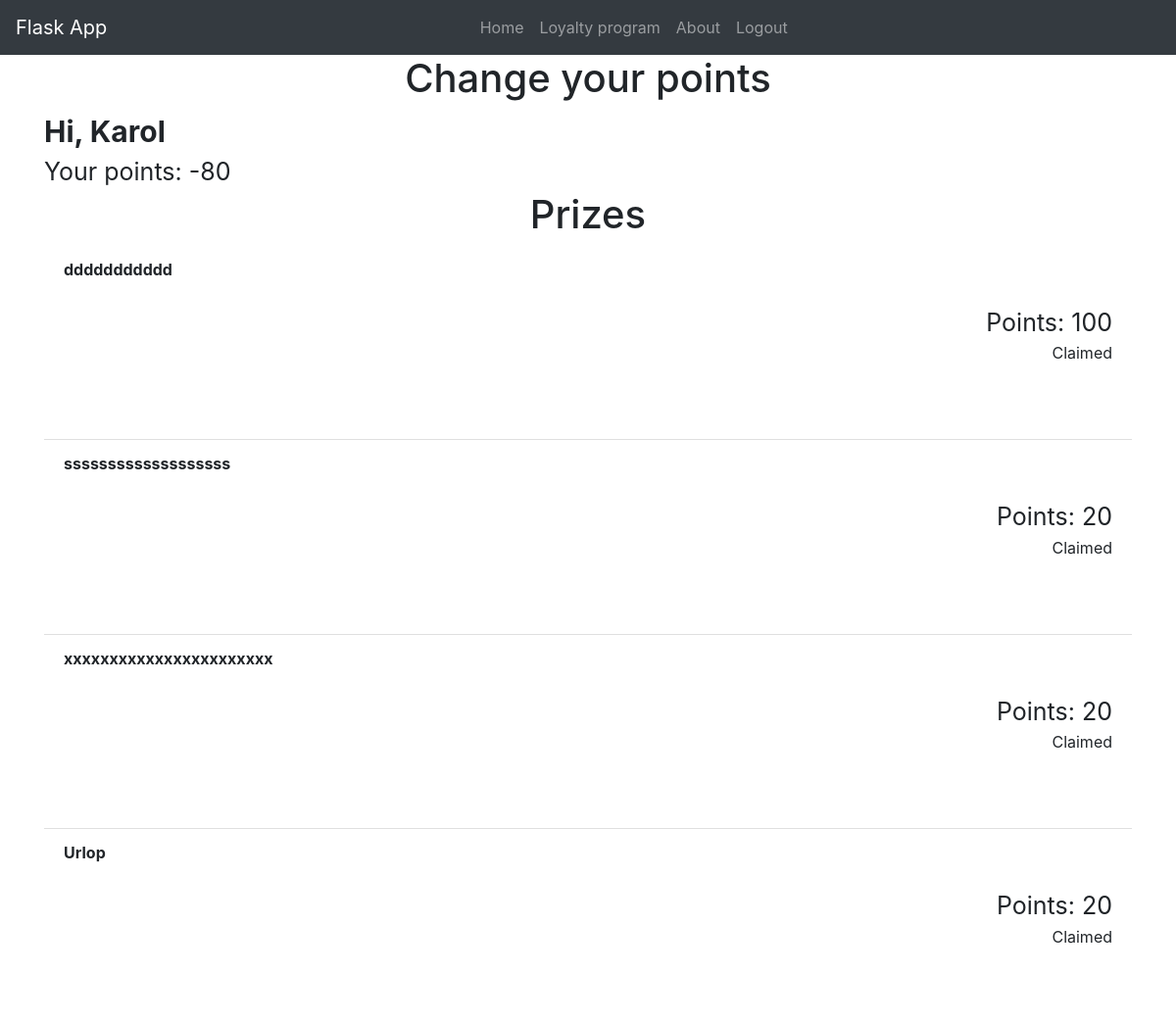
Screenshot of /loyalty (signed in) with the database file from the repository.
### website/models.py (models this page shows)
class User(db.Model, UserMixin):
    id = db.Column(db.Integer, primary_key=True)
    email = db.Column(db.String(150), unique=True)
    password = db.Column(db.String(150))
    first_name = db.Column(db.String(150))
    points = db.Column(db.Integer, default=0)
    tasks = db.relationship('Task')
    prizes = db.relationship('Prize')

class Prize(db.Model):
    id = db.Column(db.Integer, primary_key=True)
    name = db.Column(db.String(150))
    value = db.Column(db.Integer, default=20)
    claimed = db.Column(db.Boolean, default=False)
    first_name = db.relationship('User')
    user_id = db.Column(db.Integer, db.ForeignKey('user.id'))

### website/views.py (the view)
@views.route("/loyalty", methods=['GET', 'POST'])
@login_required
def loyalty():
    return render_template("loyalty.html", user=current_user, prize=Prize)

### website/__init__.py (called while the page is built)
def create_app():
    app = Flask(__name__)
    app.config['SECRET_KEY'] = 'hjshjhdjah kjshkjdhjs'
    app.config['SQLALCHEMY_DATABASE_URI'] = f'sqlite:///{DB_NAME}'
    db.init_app(app)
    from .views import views
    from .auth import auth
    app.register_blueprint(views, url_prefix='/')
    app.register_blueprint(auth, url_prefix='/')
    from .models import User, Task
    create_database(app)
    login_manager = LoginManager()
    login_manager.login_view = 'auth.login'
    login_manager.init_app(app)
    @login_manager.user_loader
    def load_user(id):
        return User.query.get(int(id))
    return app

### website/templates/loyalty.html (shortened to what this page needs)
{% extends "base.html" %} {% block title %}Loyalty{% endblock %} {% block content%}
<h1 align="center">Change your points</h1>
<a class="sayhi">Hi, {{user.first_name}}</a>
<a class="points">Your points: {{user.points}}</a>
<h1 align="center">Prizes</h1>
<ul class="list-group list-group-flush" id="prizes">
  {% for prize in user.prizes %}
  <li class="list-group-item">
      <div class = "title">
    {{ prize.name }}
      </div>
    <br />
    <div align="right">
      <a class="points">Points: {{prize.value}}</a>
      {% if not prize.claimed %}
      <button type="submit" class="bg-teal" onClick="donePrize({{prize.id}})"> Done </button>
    {% else %}
    <p>Claimed</p>
    {% endif %}
    </div>
    <br />
    <br />
  </li>
      {% endfor %}
</ul>
{% endblock %}

### website/templates/base.html (shortened to what this page needs)
<!DOCTYPE html>
<html>
  <head>
    <link
      rel="stylesheet"
      href="https://stackpath.bootstrapcdn.com/bootstrap/4.4.1/css/bootstrap.min.css"
    />
    <link
      rel="stylesheet"
      href="https://stackpath.bootstrapcdn.com/font-awesome/4.7.0/css/font-awesome.min.css"
    />
  </head>
  <body>
    <nav class="navbar navbar-expand-lg navbar-dark bg-dark">
      <a class="navbar-brand d-flex w-20 mr-auto" id="home" href="/">Flask App</a>
      <div class="navbar-nav w-100 justify-content-center" id="navbar">
        <div class="navbar-nav">
          {% if user.is_authenticated %}
          <a class="nav-item nav-link" id="home" href="/">Home</a>
          <a class="nav-item nav-link" id="loyalty" href="/loyalty">Loyalty program</a>
          <a class="nav-item nav-link" id="about" href="/about">About</a>
          <a class="nav-item nav-link" id="logout" href="/logout">Logout</a>
          {% else %}
          <a class="nav-item nav-link" id="login" href="/login">Login</a>
          <a class="nav-item nav-link" id="signUp" href="/sign-up">Sign Up</a>
          <a class="nav-item nav-link" id="about" href="/about">About</a>
          {% endif %}
        </div>
      </div>
    </nav>
    <div class="container">{% block content %} {% endblock %}</div>
  </body>
</html>

### website/templates/loyalty.html (style rules this page uses)
.title { font-weight: bold; }
.sayhi { font-weight: bold; font-size: 30px; }
.points { font-size: 25px; }

### rows the page displays
User: first_name "Karol", points "-80"
Prize: name "ddddddddddd", value "100", claimed "Claimed"
Prize: name "sssssssssssssssssss", value "20", claimed "Claimed"
Prize: name "xxxxxxxxxxxxxxxxxxxxxxx", value "20", claimed "Claimed"
Prize: name "Urlop", value "20", claimed "Claimed"
